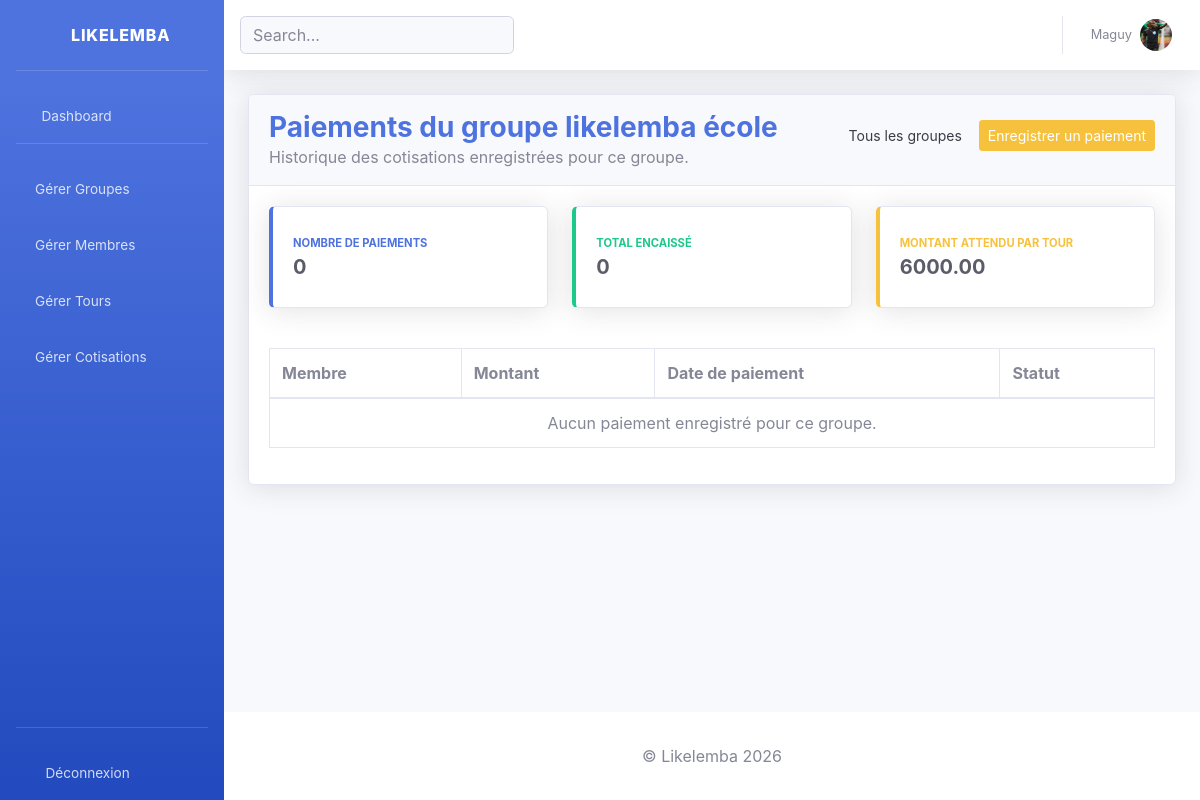
/groupes/6/paiements/ (signed in), run on an earlier commit of the app's database.
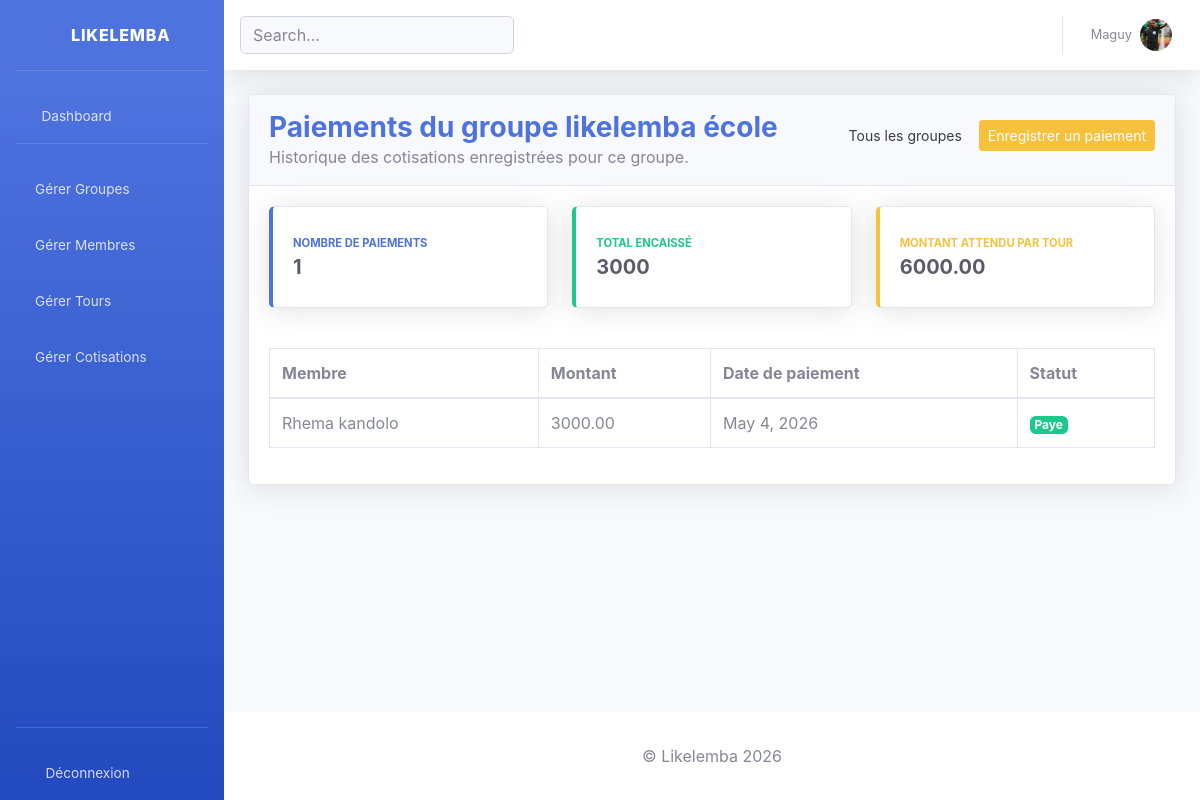
And on a later commit of the database.
### likelemba_app/models.py (models this page shows, shortened)
class Paiement(models.Model):
    membre = models.ForeignKey(
        MembreGroupe,
        on_delete=models.CASCADE
    )
    montant = models.DecimalField(
        max_digits=10,
        decimal_places=2
    )
    date_paiement = models.DateField()
    statut = models.CharField(
        max_length=20,
        choices=[
            ('PAYE', 'Payé'),
            ('NON_PAYE', 'Non payé')
        ]
    )

class MembreGroupe(models.Model):
    utilisateur = models.ForeignKey(
        Utilisateur,
        on_delete=models.CASCADE,
        null=True,
        blank=True
    )
    groupe = models.ForeignKey(
        Groupe,
        on_delete=models.CASCADE,
        null=True,
        blank=True
    )
    nom = models.CharField(max_length=100, null=True, blank=True)
    telephone = models.CharField(max_length=20, blank=True)
    ordre_reception = models.IntegerField()
    @property
    def nom_affiche(self):
        if self.utilisateur:
            return self.utilisateur.username
        return self.nom or "Membre sans nom"
    class Meta:
        unique_together = ('utilisateur', 'groupe')

### likelemba_app/views.py (the view)
# urls.py: path('groupes/<int:groupe_id>/paiements/', paiements_groupe_view, name='paiements_groupe'),
@login_required(login_url="login")
def paiements_groupe_view(request, groupe_id):
    if request.user.role != 'ADMIN':
        return redirect('dashboard_membre')
    groupe = get_object_or_404(Groupe, id=groupe_id, admin=request.user)
    paiements = Paiement.objects.filter(
        membre__groupe=groupe
    ).select_related('membre', 'membre__utilisateur').order_by('-date_paiement', '-id')
    resume = paiements.aggregate(total_encaisse=Sum('montant'))
    total_encaisse = resume['total_encaisse'] or 0
    total_paiements = paiements.count()
    total_attendu = groupe.montant_cotisation * MembreGroupe.objects.filter(groupe=groupe).count()
    return render(request, 'paiements/paiements_groupe.html', {
        'groupe': groupe,
        'paiements': paiements,
        'total_encaisse': total_encaisse,
        'total_paiements': total_paiements,
        'total_attendu': total_attendu,
    })

### likelemba/templates/paiements/paiements_groupe.html (shortened to what this page needs)
{% extends 'base.html' %}
{% block content %}
<div class="card shadow mb-4">
    <div class="card-header py-3 d-flex justify-content-between align-items-center">
        <div>
            <h3 class="m-0 font-weight-bold text-primary">Paiements du groupe {{ groupe.nom }}</h3>
            <p class="mb-0 text-muted">Historique des cotisations enregistrées pour ce groupe.</p>
        </div>
        <div class="d-flex flex-wrap justify-content-end">
            <a href="{% url 'liste_groupes_paiements' %}" class="btn btn-light btn-sm mr-2 mb-2">
                Tous les groupes
            </a>
            <a href="{% url 'ajouter_paiement' groupe.id %}" class="btn btn-warning btn-sm mb-2">
                Enregistrer un paiement
            </a>
        </div>
    </div>
    <div class="card-body">
        <div class="row mb-4">
            <div class="col-md-4 mb-3">
                <div class="card border-left-primary shadow h-100 py-2">
                    <div class="card-body">
                        <div class="text-xs font-weight-bold text-primary text-uppercase mb-1">Nombre de paiements</div>
                        <div class="h5 mb-0 font-weight-bold text-gray-800">{{ total_paiements }}</div>
                    </div>
                </div>
            </div>
            <div class="col-md-4 mb-3">
                <div class="card border-left-success shadow h-100 py-2">
                    <div class="card-body">
                        <div class="text-xs font-weight-bold text-success text-uppercase mb-1">Total encaissé</div>
                        <div class="h5 mb-0 font-weight-bold text-gray-800">{{ total_encaisse }}</div>
                    </div>
                </div>
            </div>
            <div class="col-md-4 mb-3">
                <div class="card border-left-warning shadow h-100 py-2">
                    <div class="card-body">
                        <div class="text-xs font-weight-bold text-warning text-uppercase mb-1">Montant attendu par tour</div>
                        <div class="h5 mb-0 font-weight-bold text-gray-800">{{ total_attendu }}</div>
                    </div>
                </div>
            </div>
        </div>
        <div class="table-responsive">
            <table class="table table-bordered" width="100%" cellspacing="0">
                <thead>
                    <tr>
                        <th>Membre</th>
                        <th>Montant</th>
                        <th>Date de paiement</th>
                        <th>Statut</th>
                    </tr>
                </thead>
                <tbody>
                    {% for paiement in paiements %}
                    <tr>
                        <td>{{ paiement.membre.nom_affiche }}</td>
                        <td>{{ paiement.montant }}</td>
                        <td>{{ paiement.date_paiement }}</td>
                        <td>
                            {% if paiement.statut == "PAYE" %}
                                <span class="badge badge-success">Paye</span>
                            {% else %}
                                <span class="badge badge-warning">Non paye</span>
                            {% endif %}
                        </td>
                    </tr>
                    {% empty %}
                    <tr>
                        <td colspan="4" class="text-center">
                            Aucun paiement enregistré pour ce groupe.
                        </td>
                    </tr>
                    {% endfor %}
                </tbody>
            </table>
        </div>
    </div>
</div>
{% endblock content %}

What changed in the data, as far as the page shows it:
added Paiement: membre.nom_affiche "Rhema kandolo", montant "3000.00", date_paiement "May 4, 2026", statut "Paye"
Also different on the page:
{{ total_paiements }}: "0" → "1"
{{ total_encaisse }}: "0" → "3000"
text no longer shown: "Aucun paiement enregistré pour ce groupe."
